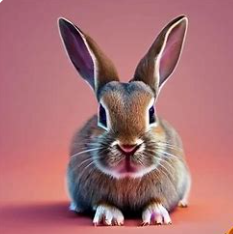
#> input picture rabbit.png, 233 x 234 px
$ jupyter execute edge_texture.ipynb
#> lines starting #> are read from the running program, lines starting #| are printed output that depends on the picture
[cell 1]
import cv2
import numpy as np

# Load the image
image_path = "rabbit.png"  # Replace with the path to your image
img = cv2.imread(image_path)
#> img is the input picture: shape (234, 233, 3); mean B, G, R 116.6, 112.1, 169.3

# Convert the image to grayscale
gray = cv2.cvtColor(img, cv2.COLOR_BGR2GRAY)
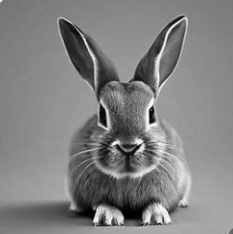
#> gray: shape (234, 233); min 0, max 255, mean 129.7

# Edge detection
edges = cv2.Canny(gray, 100, 200)  # Use Canny edge detector
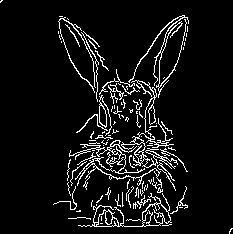
#> edges: shape (234, 233); 7.4% white in thin lines or dots

# Texture extraction
kernel = np.ones((5, 5), np.float32) / 25  # Define a 5x5 averaging kernel
texture = cv2.filter2D(gray, -1, kernel)  # Apply the averaging filter for texture extraction
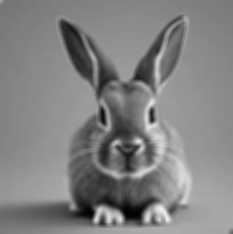
#> texture: shape (234, 233); min 1, max 238, mean 129.7

# Display the original image, edges, and texture
cv2.imshow("Original Image", img)
cv2.imshow("Edges", edges)
cv2.imshow("Texture", texture)

# Wait for a key press and then close all windows
cv2.waitKey(0)
cv2.destroyAllWindows()

$ run again, with sample.png copied over rabbit.png
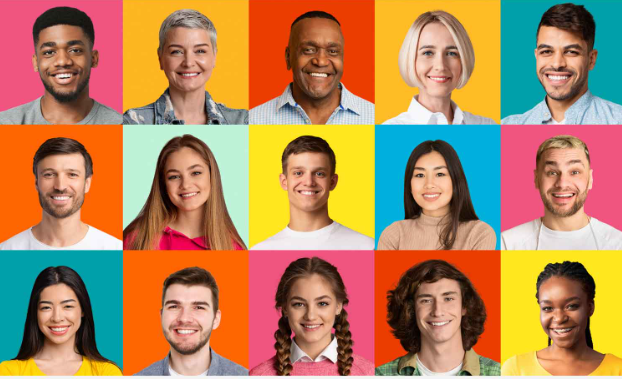
#> input picture sample.png, 622 x 379 px
#> img is the input picture: shape (379, 622, 3); mean B, G, R 93.9, 134.8, 178.8
#> `edges = cv2.Canny(gray, 100, 200)`:
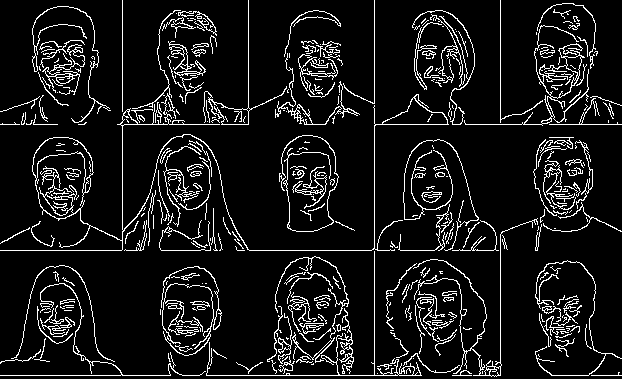
#> edges: shape (379, 622); 9.3% white in thin lines or dots
#> `texture = cv2.filter2D(gray, -1, kernel)`:
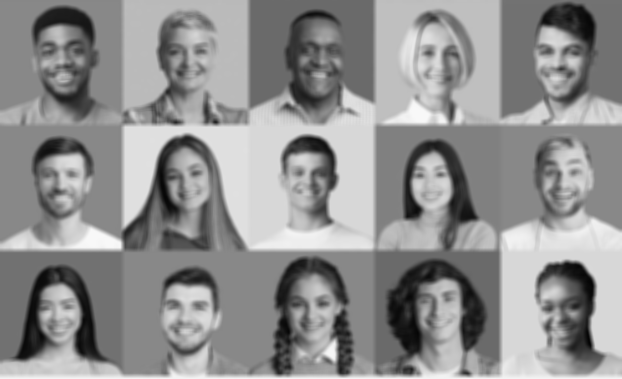
#> texture: shape (379, 622); min 4, max 248, mean 143.3
